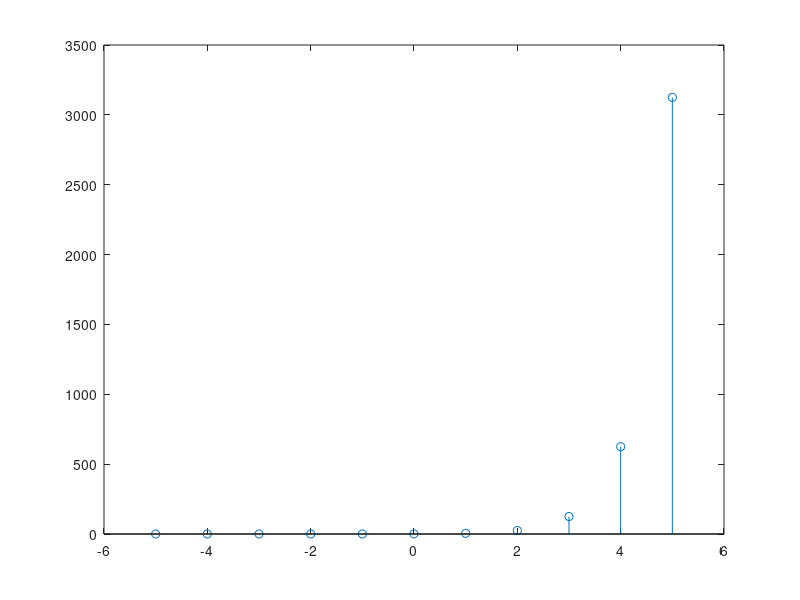

Source code (MATLAB):
clc;
clear all;
close all;

l_input = input('Enter the length of sequence you want on either side');
a       = input('Enter the amplitude');
seq = -l_input : l_input;
len = length(seq);

% Exponential
y = a.^seq;
stem (seq, y);